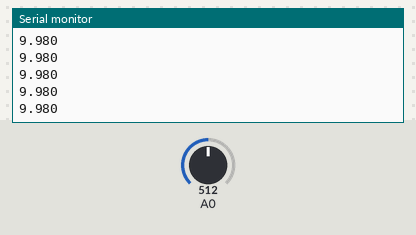
Bench run of a sketch on a simulated Arduino Uno, built with avr-gcc and run on an emulated ATmega328P. On the bench: the last lines printed to the serial monitor. Inputs (shaded band) come from the test bench; at power-on: A0 = 512.

Above: at 1.2 s.
1.3 s: A0 set to 0
At 1.68 s:
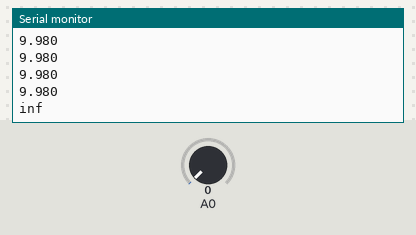
3.5 s: A0 set to 122
At 3.69 s:
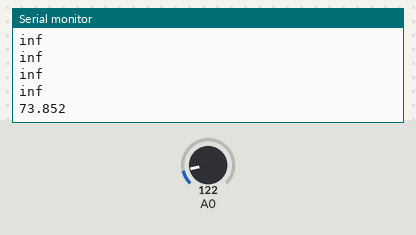

The sketch:

EDA_graph_sketch_1.ino
```cpp
void setup() {
    Serial.begin(9600);
}

void loop() {
    int raw = analogRead(A0);
    float voltage = raw * (5.0 / 1023.0);
    float resistance = (100000.0 * voltage) / (5.0 - voltage);
    float conductance_us = (1.0 / resistance) * 1000000.0;

    Serial.println(conductance_us, 3);

    delay(250);
}
```

Measured:
- after the input at 1.3 s, the serial monitor: prints a new line after 0.20 s (image 1)
- after the input at 3.5 s, the serial monitor: prints a new line at once (image 2)
